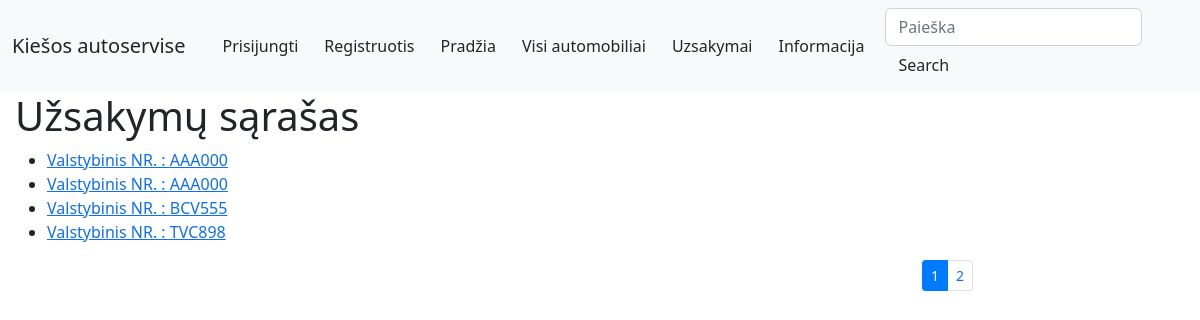
The app's page /autoservice/uzsakymai/, older data.
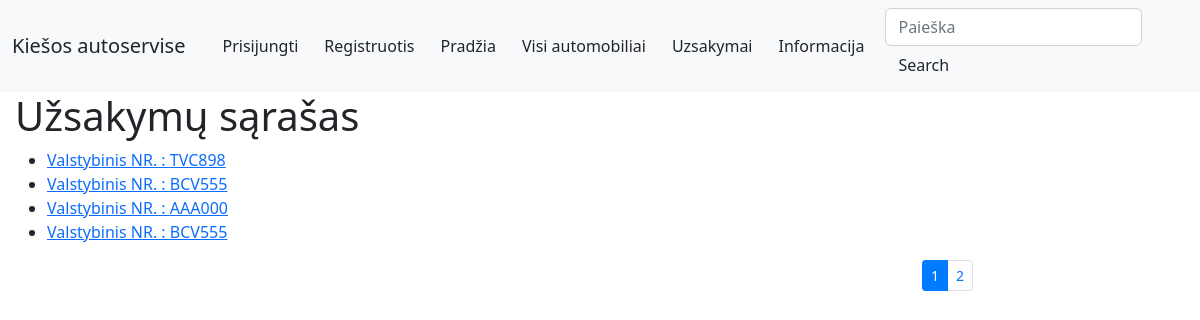
The same page, newer data.
### autoservice/models.py (models this page shows, shortened)
class Uzsakymas(models.Model):
    data = models.DateField('Data', null=True, blank=True)
    automobilis_id = models.ForeignKey('Automobilis', on_delete=models.CASCADE, null=False)
    bus_sutvarkyta = models.DateField('Bus sutvarkyta', null=True, blank=True)
    savininkas = models.ForeignKey(User, on_delete=models.SET_NULL, null=True, blank=True)
    LOAN_STATUS = (
        ('uzregistruotas', 'Uzregistruota'),
        ('eileje', 'Eileje'),
        ('tvarkomas', 'Tvarkoma'),
        ('galima atsiimti', 'Galima atsiimti'),
        ('atlikta', 'Atlikta'),
    )
    status = models.CharField(
        max_length=20,
        choices=LOAN_STATUS,
        blank=True,
        default='Uzregistruotas',
        help_text='Statusas',
    )
    class Meta:
        ordering = ['bus_sutvarkyta']
        verbose_name_plural = "Uzsakymai"
    def display_automobilis_val_nr(self):
        return self.automobilis_id.valstybinis_nr
    display_automobilis_val_nr.short_description = 'Valstybinis NR.'
    def display_automobilis_vin(self):
        return self.automobilis_id.vin_kodas
    display_automobilis_vin.short_description = 'VIN Kodas.'
    def display_automobilis_client(self):
        return self.automobilis_id.klientas
    display_automobilis_client.short_description = 'Klientas'
    def display_automobilis_marke(self):
        return self.automobilis_id.automobilio_modelis_id
    display_automobilis_marke.short_description = 'Gamintojas/Marke'

class Automobilis(models.Model):
    valstybinis_nr = models.CharField('Valstybinis_NR', max_length=15, help_text='Iveskite Valstybini nr.(pvz AAA000)')
    automobilio_modelis_id = models.ForeignKey('AutomobiloModelis', on_delete=models.CASCADE, null=False,related_name='automobiliomodelis')
    vin_kodas = models.CharField('VIN_Kodas', max_length=17, help_text='Iveskite VIN (pvz.3C6UR5CJXEG146621)')
    klientas = models.CharField('Klientas', max_length=100, help_text='Vardas Pavarde pvz(Juozas Juozaitis)')
    aprasymas = HTMLField('Aprasymas',help_text='Aprasymas',null=True)
    cover = models.ImageField('Viršelis', upload_to='covers', null=True,blank=True)
    def display_automobilis_modelis(self):
        return f'{self.automobilio_modelis_id.marke} {self.automobilio_modelis_id.modelis}'
    display_automobilis_modelis.short_description = 'Automobilis'
    class Meta:
        verbose_name_plural = "Automobiliai"

### autoservice/views.py (the view)
# urls.py: path('uzsakymai/', views.UzsakymasListView.as_view(), name='uzsakymas'),
class UzsakymasListView(generic.ListView):
    model = Uzsakymas
    paginate_by = 4
    template_name = 'uzsakymas_list.html'

### autoservice/templates/uzsakymas_list.html
{% extends "base.html" %}
{% block content %}
<h1>Užsakymų sąrašas</h1>
{% if uzsakymas_list %}
<ul>
    {% for uzsakymas in uzsakymas_list %}
    <li>
        <a href="{{ uzsakymas.id }}">Valstybinis NR. : {{ uzsakymas.automobilis_id.valstybinis_nr }} </a>
    </li>
    {% endfor %}
</ul>
{% else %}
<p>Uzsakymu nėra.</p>
{% endif %}
<div class="container puslapiai">
    <nav aria-label="Užsakymų puslapiai">
        {% if page_obj.has_other_pages %}
            <ul class="pagination pagination-sm justify-content-end">
                {% for i in page_obj.paginator.page_range %}
                    {% if page_obj.number == i %}
                        <li class="page-item active">
                            <a class="page-link" href="#">{{ i }}</a>
                        </li>
                    {% else %}
                        <li class="page-item">
                            <a class="page-link" href="?page={{ i }}">{{ i }}</a>
                        </li>
                    {% endif %}
                {% endfor %}
            </ul>
        {% endif %}
    </nav>
</div>
{% endblock %}

Row changes from the older to the newer data that the page shows:
no longer on this page (row edited): Uzsakymas: automobilis_id.valstybinis_nr "AAA000"
changed Uzsakymas "TVC898": moves up the list
now on this page (row edited): Uzsakymas: automobilis_id.valstybinis_nr "BCV555"
